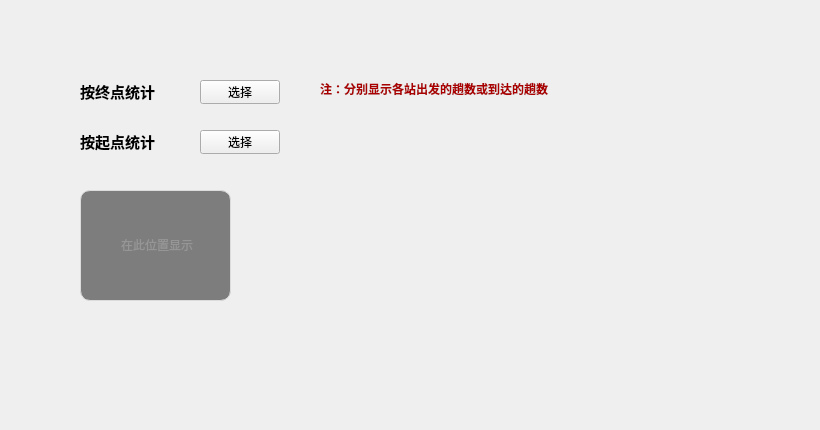
    <widget class="QWidget" name="tabWidgetPage3">
     <attribute name="title">
      <string>统计火车车次</string>
     </attribute>
     <widget class="QPushButton" name="statisticsButtonByEndStation">
      <property name="geometry">
       <rect>
        <x>200</x>
        <y>80</y>
        <width>80</width>
        <height>24</height>
       </rect>
      </property>
      <property name="text">
       <string>选择</string>
      </property>
     </widget>
     <widget class="QLabel" name="labelStatisticsResult">
      <property name="geometry">
       <rect>
        <x>80</x>
        <y>190</y>
        <width>151</width>
        <height>111</height>
       </rect>
      </property>
      <property name="styleSheet">
       <string notr="true">border: 1px solid #dcdcdc;
            border-radius: 10px;
            padding: 5px;
            background-color: #7d7d7d;</string>
      </property>
      <property name="text">
       <string>&lt;html&gt;&lt;head/&gt;&lt;body&gt;&lt;p align=&quot;center&quot;&gt;&lt;span style=&quot; color:#969696;&quot;&gt;在此位置显示&lt;/span&gt;&lt;/p&gt;&lt;/body&gt;&lt;/html&gt;</string>
      </property>
     </widget>
     <widget class="QLabel" name="label_15">
      <property name="geometry">
       <rect>
        <x>80</x>
        <y>80</y>
        <width>81</width>
        <height>21</height>
       </rect>
      </property>
      <property name="text">
       <string>&lt;html&gt;&lt;head/&gt;&lt;body&gt;&lt;p&gt;&lt;span style=&quot; font-size:11pt; font-weight:700;&quot;&gt;按终点统计&lt;/span&gt;&lt;/p&gt;&lt;/body&gt;&lt;/html&gt;</string>
      </property>
     </widget>
     <widget class="QLabel" name="label">
      <property name="geometry">
       <rect>
        <x>80</x>
        <y>130</y>
        <width>81</width>
        <height>21</height>
       </rect>
      </property>
      <property name="text">
       <string>&lt;html&gt;&lt;head/&gt;&lt;body&gt;&lt;p&gt;&lt;span style=&quot; font-size:11pt; font-weight:700;&quot;&gt;按起点统计&lt;/span&gt;&lt;/p&gt;&lt;/body&gt;&lt;/html&gt;</string>
      </property>
     </widget>
     <widget class="QPushButton" name="statisticsButtonByStartStation">
      <property name="geometry">
       <rect>
        <x>200</x>
        <y>130</y>
        <width>80</width>
        <height>24</height>
       </rect>
      </property>
      <property name="styleSheet">
       <string notr="true">font: 800 9pt &quot;Rockwell Extra Bold&quot;;</string>
      </property>
      <property name="text">
       <string>选择</string>
      </property>
     </widget>
     <widget class="QLabel" name="label_20">
      <property name="geometry">
       <rect>
        <x>630</x>
        <y>370</y>
        <width>181</width>
        <height>51</height>
       </rect>
      </property>
      <property name="styleSheet">
       <string notr="true">image: url(:/insert3.jpg);</string>
      </property>
      <property name="text">
       <string/>
      </property>
     </widget>
     <widget class="QLabel" name="label_25">
      <property name="geometry">
       <rect>
        <x>320</x>
        <y>80</y>
        <width>231</width>
        <height>16</height>
       </rect>
      </property>
      <property name="text">
       <string>&lt;html&gt;&lt;head/&gt;&lt;body&gt;&lt;p&gt;&lt;span style=&quot; font-weight:700; color:#aa0000;&quot;&gt;注：分别显示各站出发的趟数或到达的趟数&lt;/span&gt;&lt;/p&gt;&lt;/body&gt;&lt;/html&gt;</string>
      </property>
     </widget>
    </widget>
